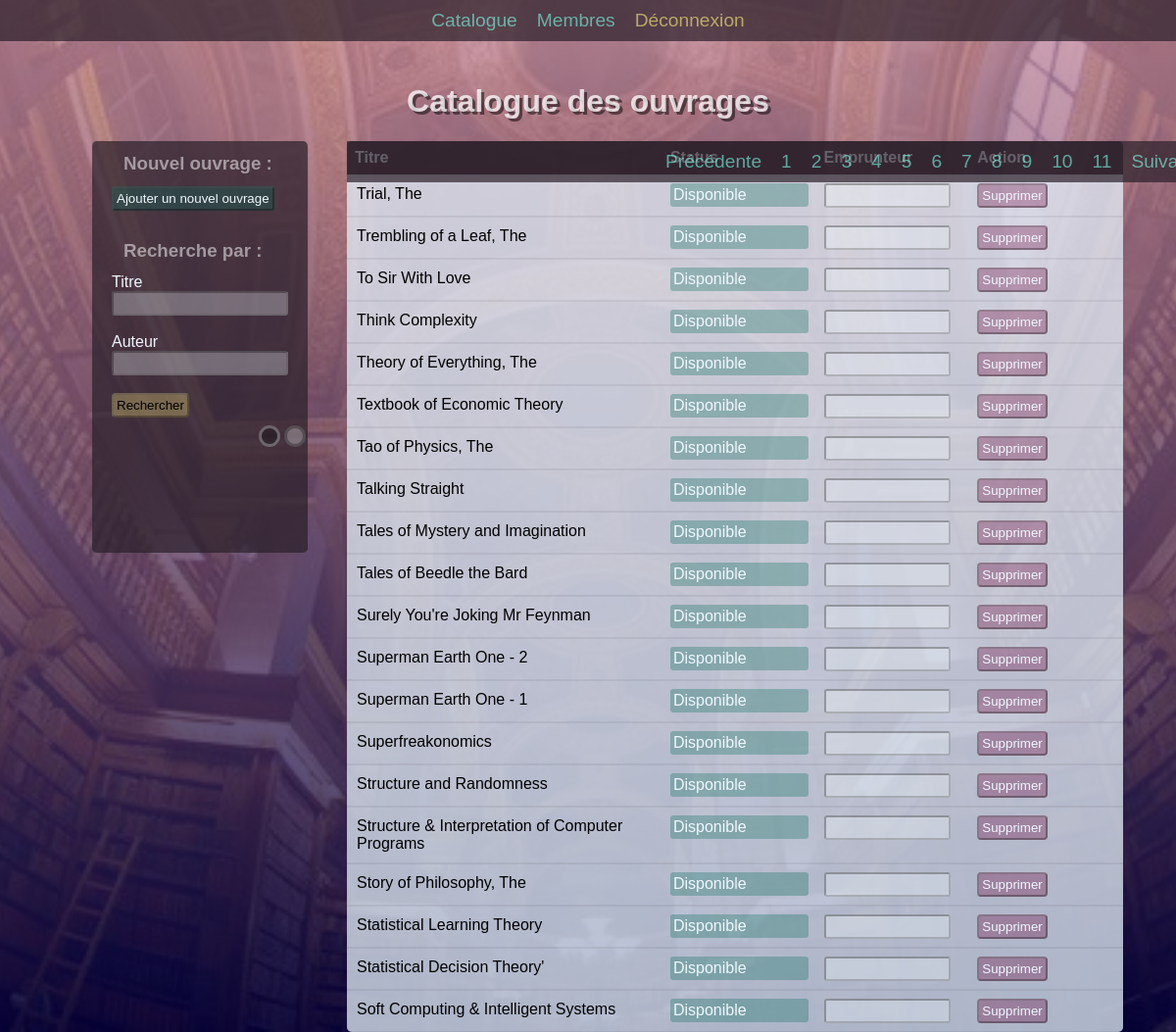
/index.php?page=2 (signed in), run on the app's committed database.
### tables this page shows
CREATE TABLE `books` (
  `id` int NOT NULL,
  `Title` varchar(54) DEFAULT NULL,
  `published_date` date DEFAULT NULL,
  `available` tinyint(1) NOT NULL,
  `description` text NOT NULL,
  `id_category` int DEFAULT NULL,
  `id_author` int DEFAULT NULL,
  `id_publisher` int DEFAULT NULL
);

### src/controllers/homepage.php (called while the page is built, shortened)
<?php
require_once("../src/models/Book.php");
class Homepage {
    public function index(){
        $Book = new Book();
        if (isset($_GET["page"]) && !empty($_GET["page"])) {
            $page = strip_tags($_GET["page"]);
        }else {
            $page = 1;
        }
        $nbrBooks = $Book->booksCount();
        $parPage = 20;
        $nbrPages = ceil($nbrBooks/$parPage);
        $premier = ($page * $parPage) -$parPage;
        $books = $Book->findBooks($premier ,$parPage);
        require("../templates/homepage.php");
    }
}

### src/models/Book.php (called while the page is built, shortened)
<?php
class Book
{
    public function findBooks($premier, $parPage){
        require('../src/pdo/PDO.php');
        $booksDB = $db -> prepare("SELECT b.id as id,b.Title as Title,b.published_date as p_date,b.available as available,b.description as description,c.name as category,a.author as author,p.name as publisher FROM books b LEFT JOIN category c ON b.id_category = c.id_category LEFT JOIN author a ON b.id_author = a.id_author LEFT JOIN publisher p ON b.id_publisher = p.id_publisher ORDER BY b.id DESC LIMIT " . $premier . ", " . $parPage);
        $booksDB -> execute();
        $books = $booksDB -> fetchAll();
        return $books;
    }
    public function booksCount(){
        require('../src/pdo/PDO.php');
        $booksDB = $db -> prepare("SELECT COUNT(*) FROM books b LEFT JOIN category c ON b.id_category = c.id_category LEFT JOIN author a ON b.id_author = a.id_author LEFT JOIN publisher p ON b.id_publisher = p.id_publisher ORDER BY b.id DESC");
        $booksDB -> execute();
        $booksNumber = $booksDB -> fetch();
        return $booksNumber[0];
    }
}

### templates/homepage.php (the view, shortened to what this page needs)
<h1>Catalogue des ouvrages</h1>
<div class="pageContainer">
    <div class="filters">
        <div class="search">
            <h3>Nouvel ouvrage :</h3>
            <a href="../index.php?action=fichevierge"><button class="btnAjouter">Ajouter un nouvel ouvrage</button></a>
            <br><br>
            <h3>Recherche par :</h3>
            <label for="titre">Titre</label><br>
            <input type="text" name="titre" class="inputEmprunteur">
            <br><br>
            <label for="auteur">Auteur</label><br>
            <input type="text" name="auteur" class="inputEmprunteur">
            <br><br>
            <button class="btnFiche">Rechercher</button>
            <div class="themeSelector">
                <div id="theme1"> </div>
                <div id="theme2"> </div>
            </div>
        </div>
    </div>
    <div class="catalogue">
        <div class="ligneCatalogue">
            <div class="colonneTitreB">
                <strong>Titre</strong>
            </div>
            <div class="colonneStatusB">
                <strong>Status</strong>
            </div>
            <div class="colonneEmprunteurB">
                <strong>Emprunteur</strong>
            </div>
            <div class="colonneEmprunteurB">
                <strong>Action</strong>
            </div>
        </div>
        <?php foreach ($books as $key => $book) : ?>
        <div class="ligneCatalogueB">
            <div class="colonneTitre">
                <a href="./index.php?action=fiche&id=<?= $book['id'] ?>">
                    <p class="booktitle"><?= $book['Title'] ?></p>
                </a>
            </div>
            <div class="colonneStatus">
                <?php if ($book['available'] == 0) : ?>
                    <a href="./index.php?action=fiche&id=<?= $book['id'] ?>">
                        <div class="btnAjouter">Disponible</div>
                    </a>
                <?php else : ?>
                    <a href="./index.php?action=fiche&id=<?= $book['id'] ?>">
                        <div class="btnSupprimer">Prêté</div>
                    </a>
                <?php endif ?>
            </div>
            <?php if ($book['available'] == 0) : ?>
            <div class="colonneEmprunteur">
                <input type="text" value="" class="inputEmprunteur" id="e1" disabled>
            </div>
            <?php endif ?>
            <div class="colonneEmprunteur">
                <a href="index.php?action=deleteBook&id=<?= $book['id'] ?>&status=<?= $book['available'] ?>">
                    <button class="btnSupprimer">Supprimer</button>
                </a>
            </div>
        </div>
        <?php endforeach ?>
        <nav>
            <ul class="pagination">
                <li class="page-item <?= ($page == 1) ? "disabled" : "" ?>">
                    <a href="../index.php?page=<?= $page - 1 ?>" class="page-link">Précédente</a>
                </li>
                <?php for($i = 1; $i <= $nbrPages; $i++) : ?>
                    <li class="page-item <?= ($page == $i) ? "active" : "" ?>">
                        <a href="../index.php?page=<?= $i ?>" class="page-link"><?= $i ?></a>
                    </li>
                <?php endfor ?>
                <li class="page-item <?= ($page == $nbrPages) ? "disabled" : "" ?>">
                    <a href="../index.php?page=<?= $page + 1 ?>" class="page-link">Suivante</a>
                </li>
            </ul>
        </nav>
    </div>
    <?php require("base.php");

### public/style.css (style rules this page uses)
html { scroll-behavior: smooth; --color0: rgb(0, 0, 0); --color0b: rgb(240, 248, 255); --color0c: rgba(42, 32, 42, 0.7); --color1: hsla(169, 100%, 21%, 0.3); --color1Over: hsla(169, 100%, 21%, 0.8); --color2: hsla(328, 100%, 21%, 0.3); --color2Over: hsla(328, 100%, 21%, 0.8); --colorBg1: rgba(200, 140, 160, 0.8); --colorBg2: rgba(0, 0, 64, 0.8); --colorM1: hsla(169, 100%, 75%, 0.6); --colorM1Over: hsla(169, 100%, 75%, 0.9); --colorM2: hsla(53, 100%, 75%, 0.6); --colorM2Over: hsla(53, 100%, 75%, 0.9); }
body { padding: 0; margin: 0; display: flex; flex-flow: column; align-items: center; background-image: linear-gradient(var(--colorBg1), var(--colorBg2)), url("./img/fond_biblio.webp"); background-attachment: fixed; background-repeat: no-repeat; background-position: 50% 50%; background-size: cover; font-family: 'Gill Sans', 'Gill Sans MT', Calibri, 'Trebuchet MS', sans-serif; }
nav { background-color: var(--color0c); width: 100%; position: fixed; }
ul { list-style-type: none; margin: 0; padding: 0; display: flex; align-items: center; justify-content: center; }
li { margin: 10px; font-size: 1.2em; }
a { color: var(--colorM1); text-decoration: none; font-size: 1.0em; }
h1 { text-shadow: rgba(0, 0, 0, 0.5) 3px 3px; color: rgba(255, 255, 255, 0.75); padding-top: 64px; }
.pageContainer { width: 100%; display: flex; justify-content: center; }
.filters { width: 25%; height: 64vh; display: flex; justify-content: center; overflow: hidden; }
.search { background-color: var(--color0c); width: 200px; height: 420px; border-radius: 0.3em; padding-left: 20px; position: fixed; color: var(--color0b); }
.search h3 { color: hsla(0, 0%, 100%, 0.5); margin: 12px; }
.themeSelector { width: 100%; padding-top: 6px; padding-right: 64px; display: flex; justify-content: flex-end; }
#theme1 { background-color: rgba(0, 0, 0, 0.3); border-color: rgba(255, 255, 255, 0.3); border-style: solid; width: 16px; height: 16px; border-radius: 50%; margin: 2px; }
#theme2 { background-color: rgba(255, 255, 255, 0.3); border-color: rgba(0, 0, 0, 0.3); border-style: solid; width: 16px; height: 16px; border-radius: 50%; margin: 2px; }
.catalogue { width: 66%; max-width: 800px; display: flex; flex-flow: column; overflow: hidden; border-radius: 0.3em; }
.ligneCatalogue { background-color: var(--color0c); width: 100%; display: flex; justify-content: space-between; }
.ligneCatalogueB { width: 100%; display: flex; justify-content: space-between; }
.colonneTitreB { width: 50%; padding: 8px; color: var(--color0b); }
.colonneStatusB { width: 23%; padding: 8px; color: var(--color0b); }
.colonneEmprunteurB { width: 23%; padding: 8px; color: var(--color0b); }
.colonneTitre { background-color: hsla(210, 67%, 94%, 0.75); width: 50%; padding: 8px; border-width: 1px; border-style: solid none; border-color: rgba(0, 0, 0, 0.06); }
.colonneTitre a { color: var(--color0); text-decoration: none; font-size: 1.0em; }
.colonneStatus { background-color: hsla(210, 67%, 94%, 0.75); width: 23%; padding: 8px; border-width: 1px; border-style: solid none; border-color: rgba(0, 0, 0, 0.06); }
.colonneEmprunteur { background-color: hsla(210, 67%, 94%, 0.75); width: 23%; padding: 8px; border-width: 1px; border-style: solid none; border-color: rgba(0, 0, 0, 0.06); }
.booktitle { margin: 2px; }
.inputEmprunteur { background-color: hsla(200, 100%, 97%, 0.3); width: 85%; border-radius: 3px; padding: 3px; border-color: hsla(0, 0%, 0%, 0.3); }
.btnFiche { background-color: hsla(53, 100%, 75%, 0.3); border-radius: 0.3em; padding: 3px; border-color: hsla(0, 0%, 0%, 0.3); }
.btnAjouter { background-color: var(--color1); border-radius: 3px; padding: 3px; border-color: rgba(0, 0, 0, 0.3); color: var(--color0b); overflow: hidden; }
.btnSupprimer { background-color: var(--color2); border-radius: 0.3em; padding: 3px; border-color: hsla(0, 0%, 0%, 0.3); color: var(--color0b); overflow: hidden; }

### data on the page
books: Title "Trial, The"
books: Title "Trembling of a Leaf, The"
books: Title "To Sir With Love"
books: Title "Think Complexity"
books: Title "Theory of Everything, The"
books: Title "Textbook of Economic Theory"
books: Title "Tao of Physics, The"
books: Title "Talking Straight"
books: Title "Tales of Mystery and Imagination"
books: Title "Tales of Beedle the Bard"
books: Title "Surely You're Joking Mr Feynman"
books: Title "Superman Earth One - 2"
books: Title "Superman Earth One - 1"
books: Title "Superfreakonomics"
books: Title "Structure and Randomness"
books: Title "Structure & Interpretation of Computer Programs"
books: Title "Story of Philosophy, The"
books: Title "Statistical Learning Theory"
books: Title "Statistical Decision Theory'"
books: Title "Soft Computing & Intelligent Systems"
